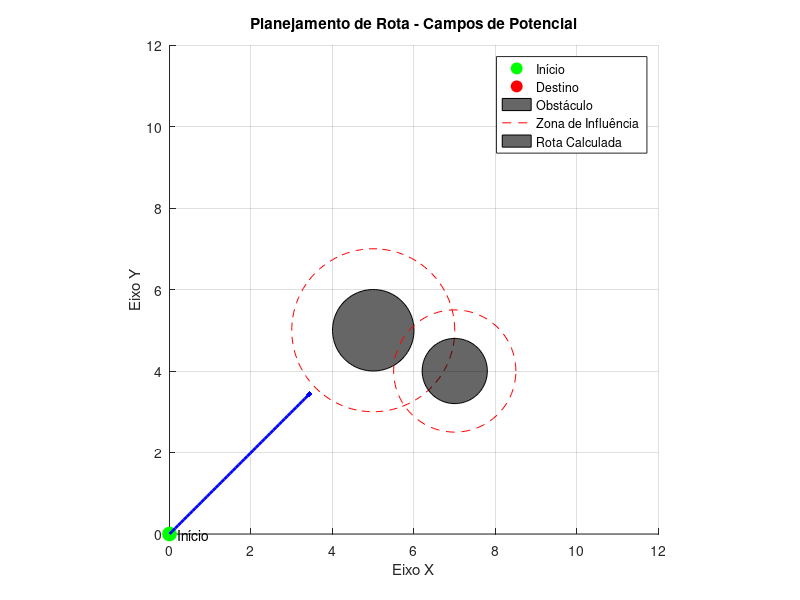

MATLAB code for this plot:
% =========================================================================
% PLANEJAMENTO DE ROTA POR CAMPOS DE POTENCIAL ARTIFICIAL (APF)
% =========================================================================
clear; clc; close all;

% 1. Configurações do Espaço e Posições
q_start =[0 0];       % Posição Inicial [x, y]
q_goal  = [10 10];     % Destino [x, y]

% Obstáculos: [x, y, raio, raio_de_influencia_rho0]
obstacles = [
    5, 5, 1.0, 2.0;
    7, 4, 0.8, 1.5
];

% 2. Ganhos e Parâmetros de Controle
xi = 0.5;         % Ganho atrativo
eta = 15;         % Ganho repulsivo
step_size = 0.1;  % Tamanho do passo (velocidade de avanço)
max_iter = 500;   % Limite de iterações para evitar loops infinitos
tolerance = 0.2;  % Distância mínima para considerar que chegou ao destino

% 3. Loop de Simulação da Rota
q = q_start;
path = q;
iter = 1;

while (norm(q - q_goal) > tolerance) && (iter < max_iter)
    
    % --- FORÇA ATRATIVA ---
    % Gradiente do potencial atrativo: xi * (q - q_goal)
    F_att = -xi * (q - q_goal);
    
    % --- FORÇA REPULSIVA ---
    F_rep = -1;
    for i = 1:size(obstacles, 1)
        obs_pos = obstacles(i, 1:2);
        obs_radius = obstacles(i, 3);
        rho0 = obstacles(i, 4);
        
        % Distância do robô até a superfície do obstáculo
        dist_to_center = norm(q - obs_pos);
        dist_to_obs = dist_to_center - obs_radius;
        
        if dist_to_obs <= 0
            % Colisão direta (força infinita para empurrar para fora)
            dist_to_obs = 0.01; 
        end
        
        % Aplica repulsão apenas se estiver dentro do raio de influência
        if dist_to_obs < rho0
            % Vetor direção do obstáculo para o robô
            dir_vector = (q - obs_pos) / dist_to_center;
            
            % Magnitude da força de repulsão (Gradiente de U_rep)
            rep_mag = eta * (1/dist_to_obs - 1/rho0) * (1 / (dist_to_obs^2));
            F_rep = F_rep + rep_mag * dir_vector;
        end
    end
    
    % --- FORÇA RESULTANTE E ATUALIZAÇÃO ---
    F_total = F_att + F_rep;
    
    % Normaliza a força para garantir passos de tamanho constante
    if norm(F_total) > 0
        q = q + step_size * (F_total / norm(F_total));
    end
    
    % Salva a rota
    path = [path; q];
    iter = iter + 1;
end

% 4. Visualização do Resultado
figure('Color', 'w');
hold on; grid on; axis equal;
xlim([0 12]); ylim([0 12]);
xlabel('Eixo X'); ylabel('Eixo Y');
title('Planejamento de Rota - Campos de Potencial');

% Desenha o Início e o Objetivo
plot(q_start(1), q_start(2), 'go', 'MarkerSize', 10, 'MarkerFaceColor', 'g');
text(q_start(1)+0.2, q_start(2), 'Início');
plot(q_goal(1), q_goal(2), 'ro', 'MarkerSize', 10, 'MarkerFaceColor', 'r');
text(q_goal(1)+0.2, q_goal(2), 'Destino');

% Desenha os Obstáculos e Áreas de Influência
theta = linspace(0, 2*pi, 100);
for i = 1:size(obstacles, 1)
    % Obstáculo físico (Sólido)
    fill(obstacles(i,1) + obstacles(i,3)*cos(theta), ...
         obstacles(i,2) + obstacles(i,3)*sin(theta), 'k', 'FaceAlpha', 0.6);
    % Zona de influência (Pontilhado)
    plot(obstacles(i,1) + obstacles(i,4)*cos(theta), ...
         obstacles(i,2) + obstacles(i,4)*sin(theta), 'r--');
end

% Desenha a Rota Gerada
plot(path(:,1), path(:,2), 'b-', 'LineWidth', 2);
legend('Início', 'Destino', 'Obstáculo', 'Zona de Influência', 'Rota Calculada', 'Location', 'best');
